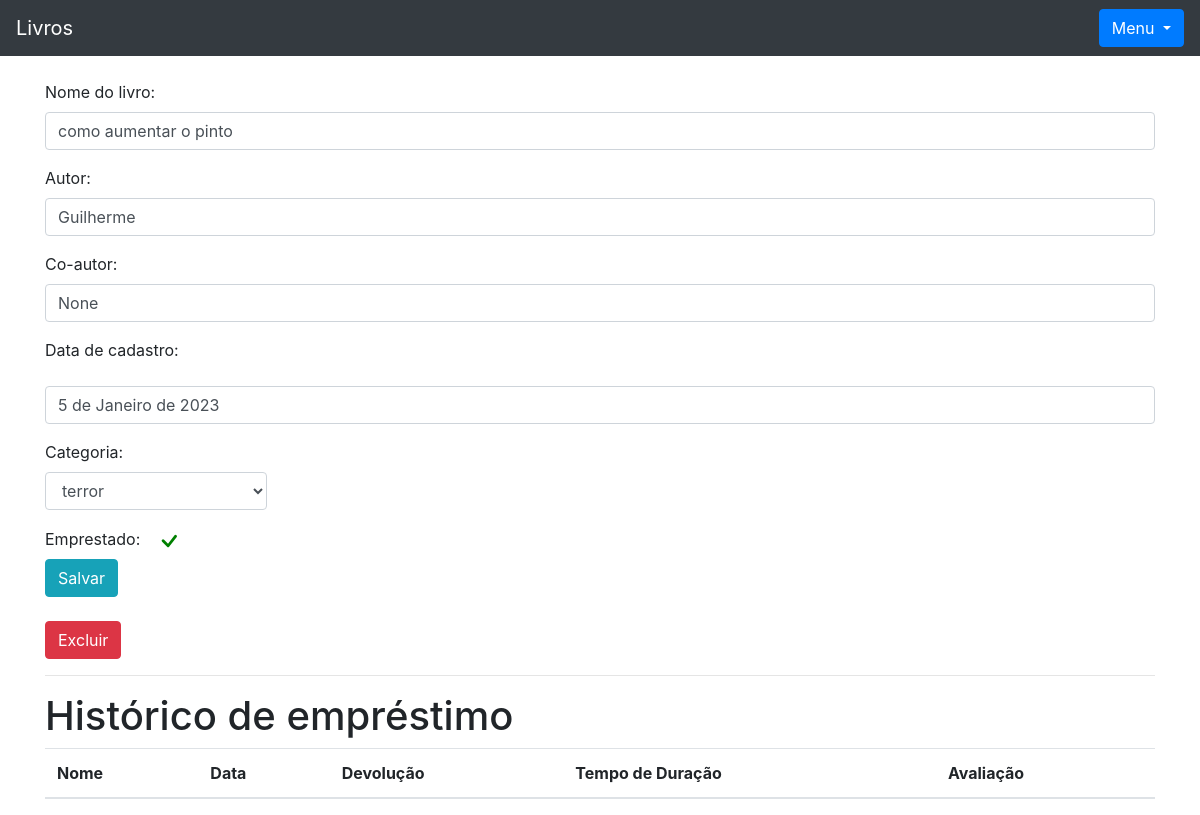
The app's page /livro/ver_livro/9 (signed in) with its own data.
### livro/models.py (models this page shows, shortened)
class Livros(models.Model):
    nome = models.CharField(max_length=100)
    autor = models.CharField(max_length=100)
    co_autor = models.CharField(max_length=100, blank=True, null=True)
    data_cadastro = models.DateField(default=date.today)
    emprestado = models.BooleanField(default=False)
    categoria = models.ForeignKey(Categoria, on_delete=models.DO_NOTHING)
    usuario = models.ForeignKey(Usuario, on_delete=models.DO_NOTHING)
    class Meta:
        verbose_name = 'Livro'

### livro/views.py (the view)
# urls.py: path('ver_livro/<int:id>', views.ver_livro, name='ver_livro'),
def ver_livro(request, id):
    if request.session.get('usuario'):
        livro = Livros.objects.get(id=id)
        if request.session.get('usuario') == livro.usuario.id:
            usuario = Usuario.objects.get(id=request.session['usuario'])
            categorias = Categoria.objects.filter(usuario_id = request.session.get('usuario'))
            emprestimos = Emprestimo.objects.filter(livro = livro)
            form = LivrosForm()
            form_categoria = CategoriaLivro()
            form.fields['usuario'].initial = request.session['usuario']
            form.fields['categoria'].queryset = Categoria.objects.filter(usuario = usuario)
            usuarios = Usuario.objects.all()
            livros_emprestar = Livros.objects.filter(usuario = usuario).filter(emprestado = False)
            livros_emprestados = Livros.objects.filter(usuario = usuario).filter(emprestado = True)
            return render(request, 'ver_livro.html', {'livro':livro, 'categorias':categorias, 'emprestimos':emprestimos,
            'usuario_logado':request.session.get('usuario'), 'form':form, 'categoria_form':form_categoria, 'usuarios':usuarios, 'livros_emprestar':livros_emprestar, 'livros_emprestados':livros_emprestados})
        else:
            return HttpResponse('Esse livro não te pertence')
    else:
        return redirect('/auth/login/?status=2')

### livro/forms.py
class LivrosForm(forms.ModelForm):
    class Meta:
        model = Livros
        fields = '__all__'
    def __init__(self, *args, **kwargs):
        super().__init__(*args, **kwargs)
        self.fields['usuario'].widget = forms.HiddenInput()

class CategoriaLivro(forms.Form):
    nome = forms.CharField(max_length=30)
    descricao = forms.CharField(max_length=100)
    def __init__(self, *args, **kwargs):
        super().__init__(*args, **kwargs)
        self.fields['descricao'].widget = forms.Textarea()

### livro/models.py (called while the page is built)
    def __str__(self) -> str:
        return self.nome

### livro/templates/ver_livro.html (shortened to what this page needs)
{% extends 'base.html' %}
{% load filtros %}
{% block conteudo %}
    <div class="container">
        <br>
        <form action="{% url 'alterar_livro' %}" method="POST">
            <p>
                <label>Nome do livro:</label>
                <input class="form-control" value="{{livro.nome}}" type="text" name="nome_livro">
            </p>
            <p>
                <label>Autor:</label>
                <input class="form-control" value="{{livro.autor}}" type="text" name="autor_livro">
            </p>
            <p>
                <label>Co-autor:</label>
                <input class="form-control" value="{{livro.co_autor}}" type="text" name="co_autor_livro">
            </p>
            <p>
                <label>Data de cadastro:</label>
                <p class="form-control">{{livro.data_cadastro}}</p>
            </p>
            <p>
                <label>Categoria:&nbsp;&nbsp;</label>
                <select name="categoria" class="form-control" style="width: 20%;">
                    {% for categoria in categorias %}
                        {% if livro.categoria == categoria %}
                            <option selected value="{{categoria.id}}">{{categoria}}</option>
                        {% else %}
                            <option value="{{categoria.id}}">{{categoria}}</option>
                        {% endif %}
                    {% endfor %}
                </select>
            </p>
            <label>Emprestado:&nbsp;&nbsp;</label>
            {% if livro.emprestado %}
                <svg style="color: green;" xmlns="http://www.w3.org/2000/svg" width="30" height="30" fill="currentColor" class="bi bi-check" viewBox="0 0 16 16">
                    <path d="M10.97 4.97a.75.75 0 0 1 1.07 1.05l-3.99 4.99a.75.75 0 0 1-1.08.02L4.324 8.384a.75.75 0 1 1 1.06-1.06l2.094 2.093 3.473-4.425a.267.267 0 0 1 .02-.022z"/>
                </svg>
            {% endif %}
            <br>
            <input type="submit" value="Salvar" class="btn btn-info">
        </form>
        <br>
        <a><button type="button" data-toggle="modal" data-target="#exampleModal2" class="btn btn-danger">
            Excluir
        </button></a>
        <hr>
        <h1>Histórico de empréstimo</h1>
        <table class="table table-striped">
            <thead>
                <tr>
                    <th scope="col">Nome</th>
                    <th scope="col">Data</th>
                    <th scope="col">Devolução</th>
                    <th scope="col">Tempo de Duração</th>
                    <th scope="col">Avaliação</th>
                </tr>
            </thead>
        </table>
    </div>
{% endblock %}

### records on screen
Livros: nome_livro "como aumentar o pinto", autor_livro "Guilherme", co_autor_livro "None", data_cadastro "5 de Janeiro de 2023"

### other values on screen
form field categoria "terror"
